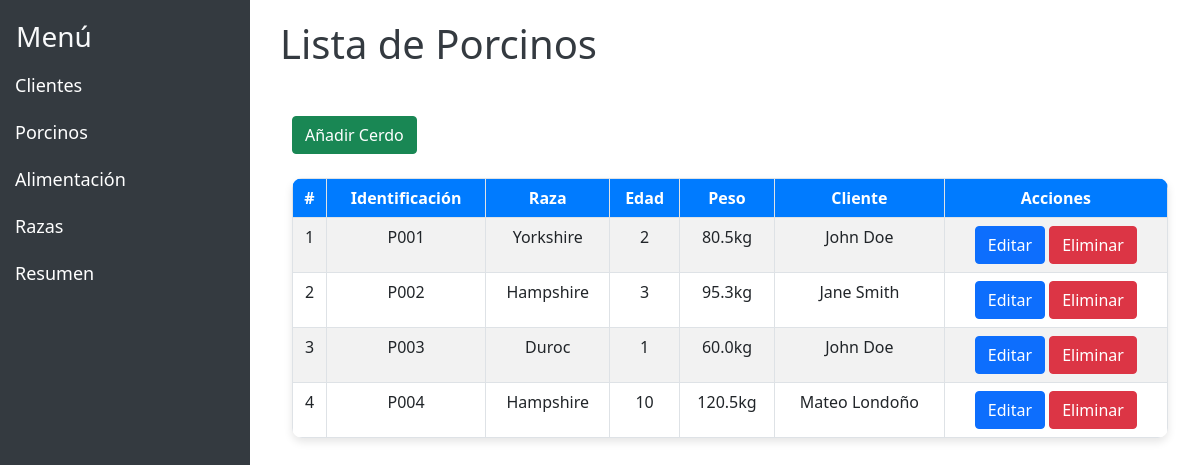
The app's page /porcines/ with its own data.
### myapp/models.py (models this page shows, shortened)
class Porcine(models.Model):
    id_porcine = models.AutoField(primary_key=True)
    identification = models.CharField(max_length=100, unique=True)
    breed = models.ForeignKey(Breed, null=True, blank=True, on_delete=models.SET_NULL)
    age = models.IntegerField()
    weight = models.FloatField()
    feeding = models.ForeignKey(Feeding, null=True, blank=True, on_delete=models.SET_NULL)
    customer = models.ForeignKey(Customer, on_delete=models.CASCADE)
    class Meta:
        db_table = "tbl_porcines"
        verbose_name = "Porcine"
        verbose_name_plural = "Porcines"
        constraints = [
            models.CheckConstraint(check=Q(age__gt=0), name='age_gt_zero'),
            models.CheckConstraint(check=Q(weight__gt=0), name='weight_gt_zero'),
        ]
        indexes = [
            models.Index(fields=['identification']),
        ]

class Breed(models.Model):
    id_breed = models.AutoField(primary_key=True)
    breed_name = models.CharField(max_length=100, unique=True)
    class Meta:
        db_table = "tbl_breeds"
        verbose_name = "Breed"
        verbose_name_plural = "Breeds"
    def __str__(self):
        return self.breed_name

class Customer(models.Model):
    id_customer = models.AutoField(primary_key=True)
    identification = models.CharField(max_length=100, unique=True)
    first_name = models.CharField(max_length=100)
    last_name = models.CharField(max_length=100)
    address = models.TextField(null=True, blank=True, default=None  )
    phone_number = models.CharField(max_length=15, unique=True)
    class Meta:
        db_table = "tbl_customers"
        verbose_name = "Customer"
        verbose_name_plural = "Customers"
        constraints = [
            models.UniqueConstraint(fields=['first_name', 'last_name'], name='unique_customer_name')
        ]
        indexes = [
            models.Index(fields=['identification']),
        ]
    def __str__(self):
        return f'{self.first_name} {self.last_name}'

### myapp/views.py (the view)
# urls.py: path('porcines/', views.porcine_list, name='porcine_list'),
def porcine_list(request):
    porcines = Porcine.objects.all()
    return render(request, 'myapp/porcines.html', {'porcines': porcines})

### myapp/templates/myapp/porcines.html (shortened to what this page needs)
<html lang="es">
<head>
    <link href="https://cdn.jsdelivr.net/npm/bootstrap@5.0.0-beta1/dist/css/bootstrap.min.css" rel="stylesheet">
        <link rel="stylesheet" href="../static/css/style.css">
</head>
<body>
{% extends 'base.html' %}
{% block content %}
  <h1>Lista de Porcinos</h1>
  <div class="container mt-5">
    <div class="d-flex justify-content-between align-items-center mb-4">
      <a href="{% url 'add_porcine' %}" class="btn btn-success">Añadir Cerdo</a>
    </div>
    <table class="table table-hover table-bordered table-striped">
      <thead class="text-center">
        <tr>
          <th>#</th>
          <th>Identificación</th>
          <th>Raza</th>
          <th>Edad</th>
          <th>Peso</th>
          <th>Cliente</th>
          <th>Acciones</th>
        </tr>
      </thead>
      <tbody class="text-center">
        {% for porcine in porcines %}
        <tr>
          <td>{{ forloop.counter }}</td>
          <td>{{ porcine.identification }}</td>
          <td>{{ porcine.breed }}</td>
          <td>{{ porcine.age }}</td>
          <td>{{ porcine.weight }}kg</td>
          <td>{{ porcine.customer }}</td>
          <td>
            <a href="{% url 'edit_porcine' porcine.id_porcine %}" class="btn btn-primary">Editar</a>
            <a href="{% url 'delete_porcine' porcine.id_porcine %}" class="btn btn-danger">Eliminar</a>
          </td>
        </tr>
        {% endfor %}
      </tbody>
    </table>
  </div>
</body>
{% endblock %}

### myapp/static/css/style.css (style rules this page uses)
body { font-family: Arial, sans-serif; background-color: #f4f4f4; color: #333; }
.container { margin-top: 50px; }
.table { box-shadow: 0px 4px 8px rgba(0, 0, 0, 0.1); border-radius: 10px; overflow: hidden; }
h1 { font-weight: bold; color: #343a40; }
thead { background-color: #007bff; color: white; }

### records on screen
Porcine: identification "P001", breed "Yorkshire", age "2", weight "80.5", customer "John Doe"
Porcine: identification "P002", breed "Hampshire", age "3", weight "95.3", customer "Jane Smith"
Porcine: identification "P003", breed "Duroc", age "1", weight "60.0", customer "John Doe"
Porcine: identification "P004", breed "Hampshire", age "10", weight "120.5", customer "Mateo Londoño"
